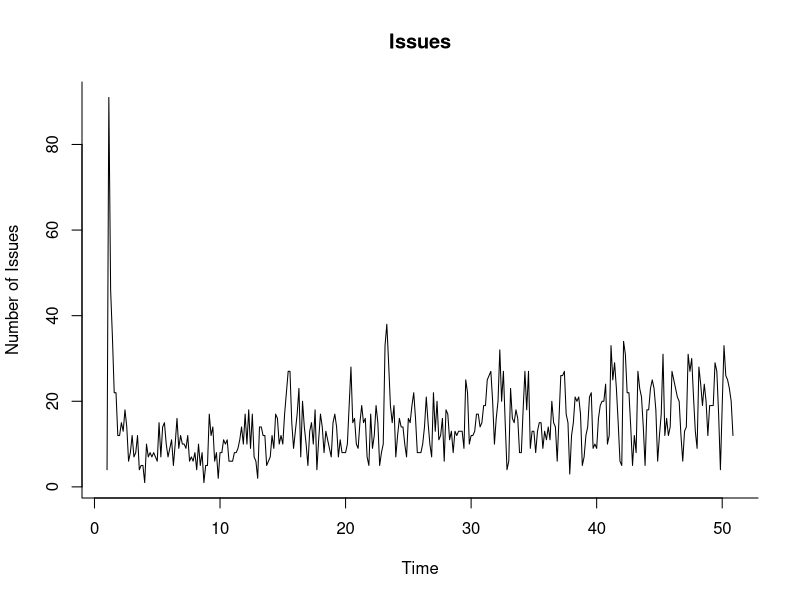
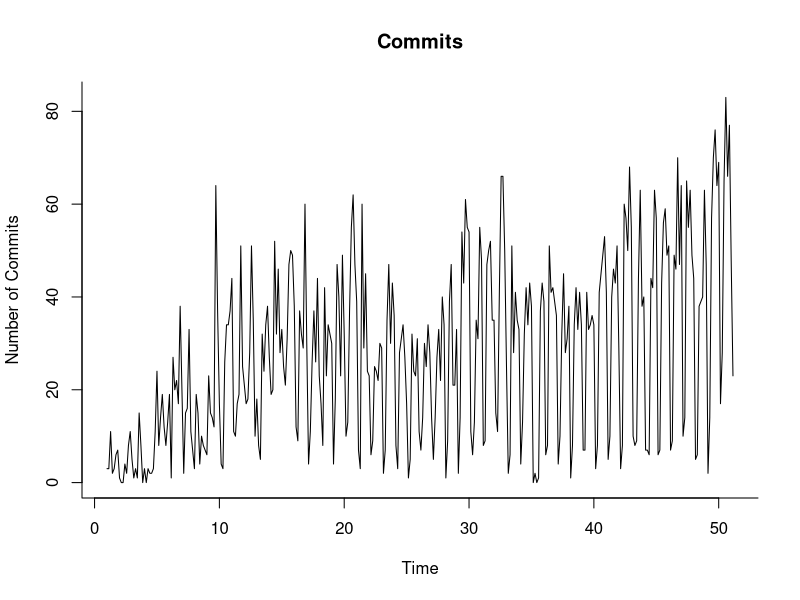
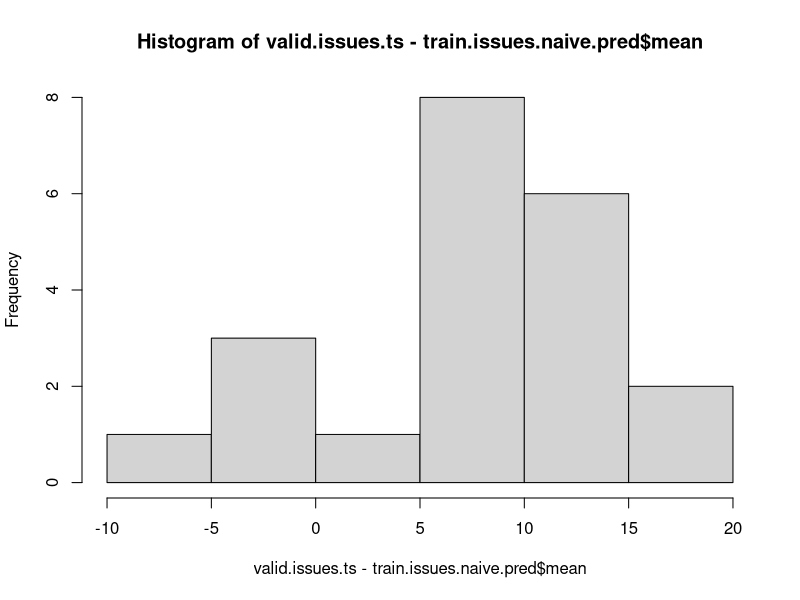
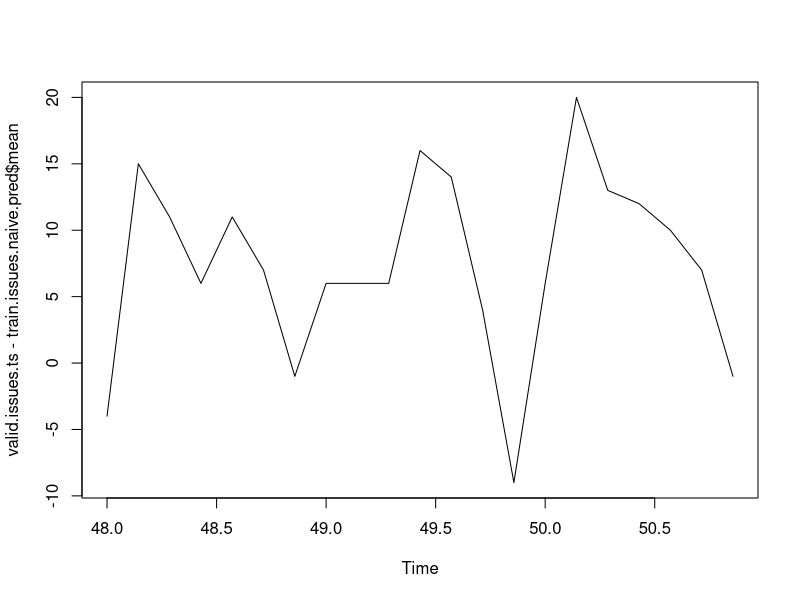
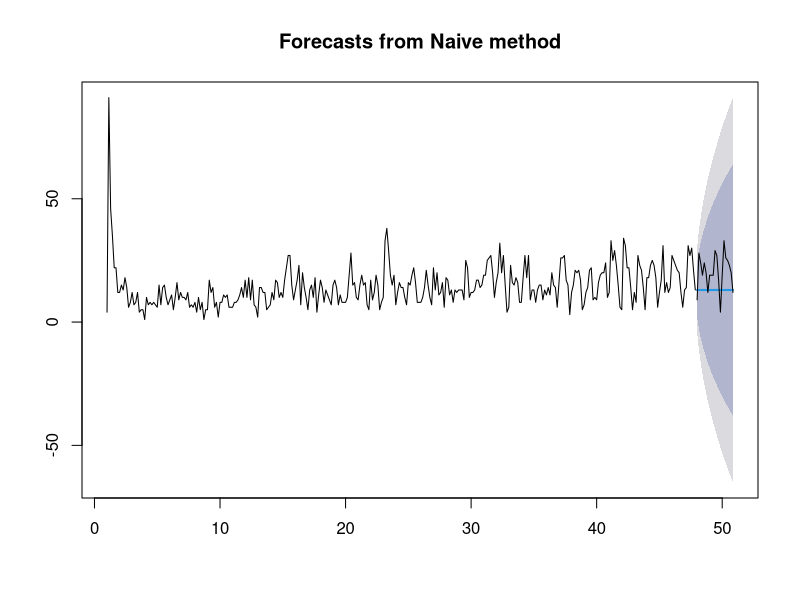
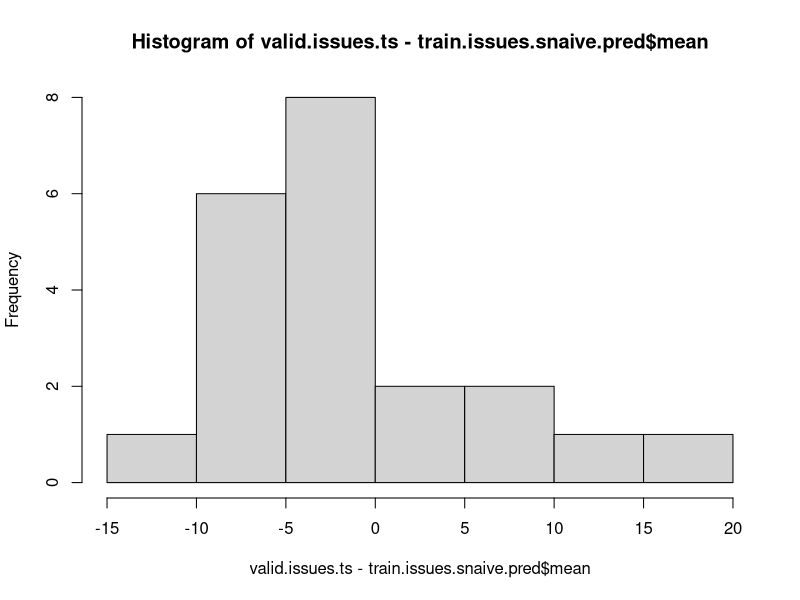
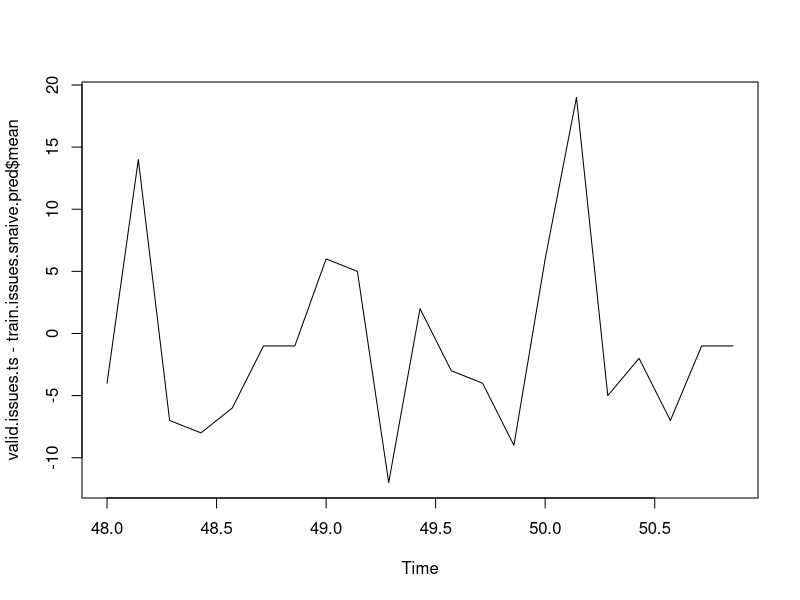
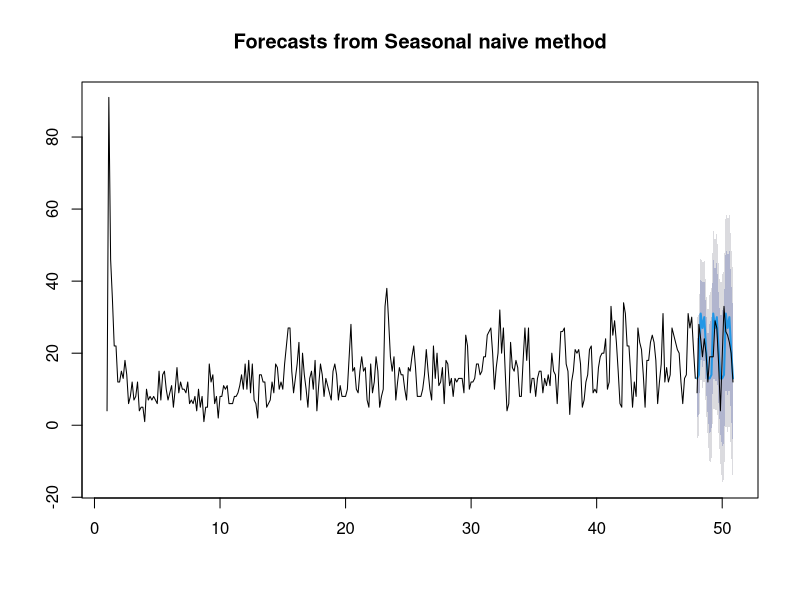

Generate these figures, in order, with R: (Note: this script raises an error after producing the figures.)
## ---- chunk 1
#install.packages('forecast')
library('forecast')
library(knitr)
#load the data frame
issues.csv <- read.csv("issues/tensorflow_tensorflow.csv")
commits.csv <- read.csv("commits/tensorflow_tensorflow.csv")

issues.csv$date = as.POSIXlt(as.Date(issues.csv$date,format='%m/%d/%Y'))
commits.csv$date = as.POSIXlt(as.Date(commits.csv$date,format='%m/%d/%Y'))
## ---- chunk 2
to_date <- issues.csv$date[length(issues.csv$date)]
from_date <- to_date
from_date$year <- from_date$year - 1

issues.csv <- subset(issues.csv, date <= to_date & date >= from_date)
commits.csv <- subset(commits.csv, date <= to_date & date >= from_date)
## ---- chunk 3
#loading issues and commits into a ts object
issues.ts <- ts(issues.csv$number_of_issues, frequency = 7) 

commits.ts <- ts(commits.csv$number_of_commits, frequency = 7) 
plot(issues.ts, main = 'Issues', bty = 'l', ylab = 'Number of Issues')
plot(commits.ts, main = 'Commits', bty = 'l', ylab = 'Number of Commits')
## ---- chunk 4
time <- time(issues.ts)

n.valid <- 21
n.train <- length(issues.ts) - n.valid

train.issues.ts <- window(issues.ts, start=time[1], end=time[n.train])
valid.issues.ts <- window(issues.ts, 
                    start=time[n.train+1], 
                    end=time[n.train+n.valid])

train.commits.ts <- window(commits.ts, start=time[1], end=time[n.train])
valid.commits.ts <- window(commits.ts, 
                      start=time[n.train+1], 
                      end=time[n.train+n.valid])
## ---- chunk 5
train.issues.naive.pred <- naive(train.issues.ts, h=n.valid)
kable(accuracy(train.issues.naive.pred, valid.issues.ts))
hist(valid.issues.ts - train.issues.naive.pred$mean)
plot(valid.issues.ts - train.issues.naive.pred$mean)
plot(train.issues.naive.pred)
lines(valid.issues.ts)
## ---- chunk 6
train.issues.snaive.pred <- snaive(train.issues.ts, h=n.valid)
kable(accuracy(train.issues.snaive.pred, valid.issues.ts))
hist(valid.issues.ts - train.issues.snaive.pred$mean)
plot(valid.issues.ts - train.issues.snaive.pred$mean)
plot(train.issues.snaive.pred)
lines(valid.issues.ts)
## ---- chunk 7
train.issues.hw.pred <- hw(train.issues.ts, hw = "ZAA", h = n.valid)
kable(accuracy(train.issues.hw.pred, valid.issues.ts))
hist(valid.issues.ts - train.issues.hw.pred$mean)
plot(valid.issues.ts - train.issues.hw.pred$mean)
plot(train.issues.hw.pred)
lines(valid.issues.ts)
## ---- chunk 8
train.issues.d1 <- diff(train.issues.ts, lag = 1)
train.issues.d1.d7 <- diff(train.issues.d1, lag = 7)

ma.trailing <- rollmean(train.issues.d1.d7, k = 7, align = "right")
last.ma <- tail(ma.trailing, 1)
ma.trailing.pred <- ts(c(train.issues.d1.d7[1:6], ma.trailing, rep(last.ma, n.valid)), start=c(2,2), frequency = 7)

ma.dd.pred.d1 <- diffinv(ma.trailing.pred, lag = 7, xi=train.issues.d1[1:7])
ma.dd.pred <- diffinv(ma.dd.pred.d1, lag = 1, xi=train.issues.ts[1])

kable(accuracy(ma.dd.pred[(n.train+1):(n.train+n.valid)], valid.issues.ts))
hist(valid.issues.ts - ma.dd.pred[(n.train+1):(n.train+n.valid)])
plot(valid.issues.ts - ma.dd.pred[(n.train+1):(n.train+n.valid)])
plot(ma.dd.pred,col='red')
lines(issues.ts,col='blue')
## ---- chunk 9
train.issues.linear.regr.add.m <- tslm(train.issues.ts ~ trend + season)
train.issues.linear.regr.add.m
train.issues.linear.regr.add.pred <- forecast(train.issues.linear.regr.add.m , h=n.valid)

kable(accuracy(train.issues.linear.regr.add.pred, valid.issues.ts))
hist(valid.issues.ts - train.issues.linear.regr.add.pred$mean)
plot(valid.issues.ts - train.issues.linear.regr.add.pred$mean)
plot(train.issues.linear.regr.add.pred)
lines(valid.issues.ts)
## ---- chunk 10
train.issues.linear.regr.mult.m <- tslm(train.issues.ts ~ trend + season, lambda = 0)
train.issues.linear.regr.mult.m
train.issues.linear.regr.mult.pred <- forecast(train.issues.linear.regr.mult.m , h=n.valid)

kable(accuracy(train.issues.linear.regr.mult.pred, valid.issues.ts))
hist(valid.issues.ts - train.issues.linear.regr.mult.pred$mean)
plot(valid.issues.ts - train.issues.linear.regr.mult.pred$mean)
plot(train.issues.linear.regr.mult.pred)
lines(valid.issues.ts)
## ---- chunk 11
plot(issues.ts, col='blue')
lines(commits.ts, col='green')
issues.14.ts <- window(issues.ts, start = 1, end = 14)
Acf(issues.14.ts, lag.max = 14, main = "")

train.commits.d1 <- diff(train.commits.ts, lag = 1)
train.commits.d1.d7 <- diff(train.commits.d1, lag = 7)

plot(train.issues.d1.d7, col='blue')
lines(lag(train.commits.d1.d7,2), col='green')


## ---- chunk 12
comb.issues.commits <- read.csv("issues/tensorflow_combined.csv")
yTrainexternal.ts <- ts(comb.issues.commits$number_of_issues[1:n.train], freq = 7, start = 1)
stl.trainexternal <- stl(yTrainexternal.ts, s.window = "periodic")
plot(stl.trainexternal)

xTrainIScommit <- data.frame(IsCommit = comb.issues.commits$IS_commit[1:n.train])
stlm.reg.fit <- stlm(yTrainexternal.ts, s.window = "periodic", xreg = xTrainIScommit, method = "arima")

stlm.reg.fit$model

xValidIScommit <- data.frame(IsCommit = comb.issues.commits$IS_commit[(n.train+1): (n.train + n.valid)])
stlm.reg.pred <- forecast(stlm.reg.fit, xreg = xValidIScommit, h = n.valid)
plot(stlm.reg.pred, xlab = "Year", ylab = "Weekly Sales")
lines(valid.issues.ts)
kable(accuracy(stlm.reg.pred, valid.issues.ts))


## ---- chunk 13
train.issues.arima.ext.m <- Arima(train.issues.ts, order=c(1,0,0), seasonal=c(1,0,0), xreg=train.commits.ts )
train.issues.arima.ext.m
## ---- chunk 14
ets = ets(train.issues.ts, model = 'ZZZ', restrict = FALSE, allow.multiplicative.trend = TRUE)
summary(ets)
ets.pred = forecast(ets, h = n.valid, level = 0)

plot(ets.pred, main = 'Spark (Exponential Smoothing MNM)', bty = 'l', ylab = 'Number of Issues')
lines(ets.pred$fitted, lwd = 2, col = 'blue')
lines(valid.issues.ts)

plot(train.issues.ts - ets.pred$fitted, main = 'Exponential Smoothing (MNM) Errors Plot',
     bty = 'l', xlab = 'Week', ylab = 'Errors', xlim = c(0, 54))
lines(valid.issues.ts - ets.pred$mean, lwd = 2, col = 'blue')
kable(accuracy(ets.pred, valid.issues.ts))

## ---- chunk 15
library("quantreg")

#first calculate errors
ets = ets(train.issues.ts, model = 'ZZZ', restrict = FALSE, allow.multiplicative.trend = TRUE)
summary(ets)
ets.pred = forecast(ets, h = n.valid, level = 0)
error <- valid.issues.ts - ets.pred$mean

#define t and quant
t <- 1:length(valid.issues.ts)
tsq <- t^2

quant.05 <- rq(error ~ t + tsq, tau=0.05)
quant.95 <- rq(error ~ t + tsq, tau=0.95)

## Make Predictions for quantile regressions

t <- 1:length(valid.issues.ts)
tsq <- t^2
newdata <- as.data.frame(cbind(t,tsq))

pred.05 <- predict(quant.05,newdata)
pred.95 <- predict(quant.95,newdata)

## Estimate Empirical Pred Interval

forecast <- forecast(ets, h= length(valid.issues.ts))
forecast.lpl <- ets.pred$mean+pred.05
forecast.upl <- ets.pred$mean+pred.95

forecast.limit <- cbind(ets.pred$mean,forecast.lpl,forecast.upl)
ts.plot(forecast.limit)
